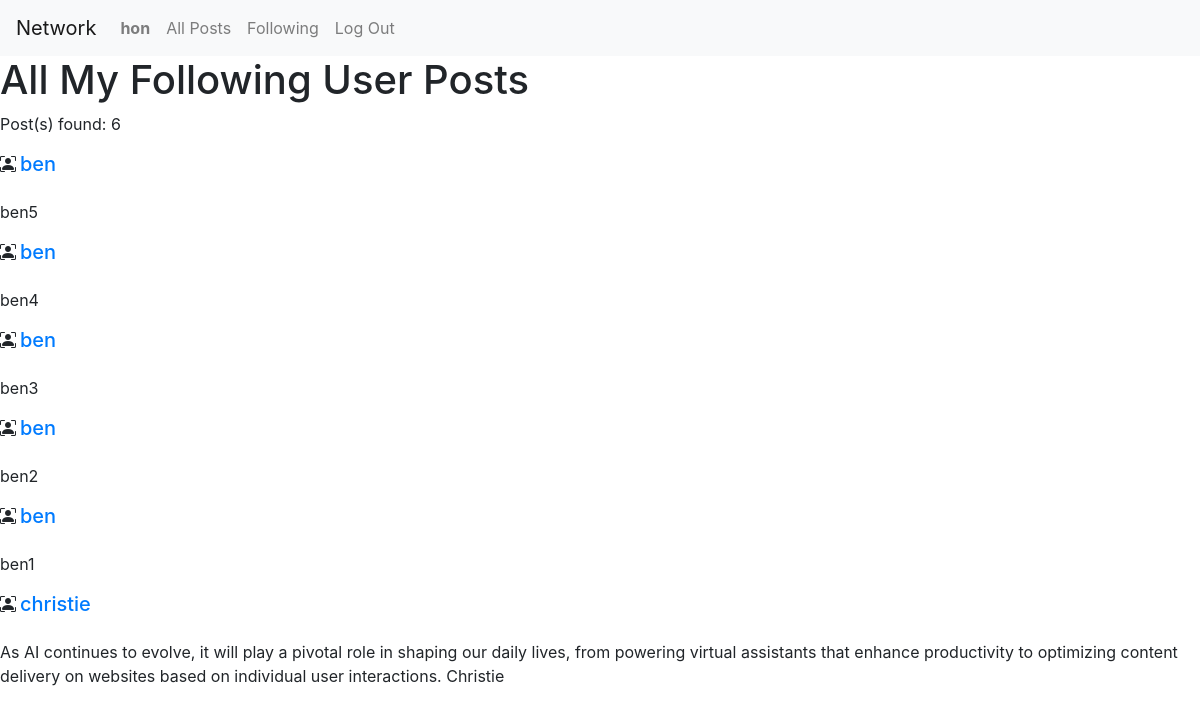
Page /following (signed in) on the committed database.
### network/models.py (models this page shows)
class User(AbstractUser):
    pass

class Post(models.Model):
    poster=models.ForeignKey(User,on_delete=models.CASCADE,related_name="posts")
    content=models.TextField()
    timestamp=models.DateTimeField(auto_now_add=True)

### network/views.py (the view)
# urls.py: path('following',views.following,name="following"),
def following(request):
    if request.user.is_authenticated:
        all_users_i_follow = User.objects.filter(followers__follower=request.user)
        all_users_posts=[]
        all_users_posts=Post.objects.filter(poster__in=all_users_i_follow)
        all_users_posts=all_users_posts.order_by('-timestamp')
        logging.debug(f'all_users_posts::{all_users_posts}')
    return render(request,'network/following.html',{'posts':all_users_posts})

### network/templates/network/following.html (shortened to what this page needs)
{% extends "network/layout.html" %} {%block title%}Home Page{%endblock%}
{%block body %}
<div class="following-container">
<h1>All My Following User Posts</h1>
{%if posts%}
<p>Post(s) found: {{ posts|length }}</p>
<div class="post">
   {%for post in posts%}
   <div class="sub-post">
      <div class="d-flex">
         <i class="bi bi-person-bounding-box"></i><h5 class="mx-1"><a href="{% url 'profile' post.poster.id %}">{{post.poster.username}}</a></h5>
      </div>
      <p>{{post.content}}</p>
   </div>
   {%endfor%}
</div>
{%endif%}
</div>
{%endblock%}

### network/templates/network/layout.html (shortened to what this page needs)
{% load static %}
<!DOCTYPE html>
<html lang="en">
    <head>
        <link rel="stylesheet" href="https://stackpath.bootstrapcdn.com/bootstrap/4.4.1/css/bootstrap.min.css">
        <link href="https://cdn.jsdelivr.net/npm/bootstrap-icons@1.8.1/font/bootstrap-icons.css" rel="stylesheet">
        <link href="{% static 'network/styles.css' %}" rel="stylesheet">
        <link href="{% static 'network/index-style.css' %}" rel="stylesheet">
        <link href="{% static 'network/profile-style.css' %}" rel="stylesheet">
        <link href="{% static 'network/following-style.css' %}" rel="stylesheet">
    </head>
    <body>
        <nav class="navbar navbar-expand-lg navbar-light bg-light">
            <a class="navbar-brand" href="#">Network</a>
            <div>
              <ul class="navbar-nav mr-auto">
                {% if user.is_authenticated %}
                    <li class="nav-item">
                        <a class="nav-link" href="#"><strong>{{ user.username }}</strong></a>
                    </li>
                {% endif %}
                <li class="nav-item">
                  <a class="nav-link" href="{% url 'index' %}">All Posts</a>
                </li>
                {% if user.is_authenticated %}
                    <li class="nav-item">
                        <a class="nav-link" href="{% url 'following'%}">Following</a>
                    </li>
                    <li class="nav-item">
                        <a class="nav-link" href="{% url 'logout' %}">Log Out</a>
                    </li>
                {% endif %}
              </ul>
            </div>
          </nav>
        <div class="body">
            {% block body %}
            {% endblock %}
        </div>
    </body>
</html>

### network/static/network/styles.css (style rules this page uses)
body { width: 100%; padding:0; margin: 0; box-sizing: border-box; }

### rows in the picture
User: username "hon"
Post: poster.username "ben", content "ben5"
Post: poster.username "ben", content "ben4"
Post: poster.username "ben", content "ben3"
Post: poster.username "ben", content "ben2"
Post: poster.username "ben", content "ben1"
Post: poster.username "christie", content "As AI continues to evolve, it will play a pivotal role in shaping our daily lives, from powering virtual assistants that enhance productivity to optimizing content delivery on websites based on individual user interactions. Christie"

### other values in the picture
{{ posts|length }} "6"
